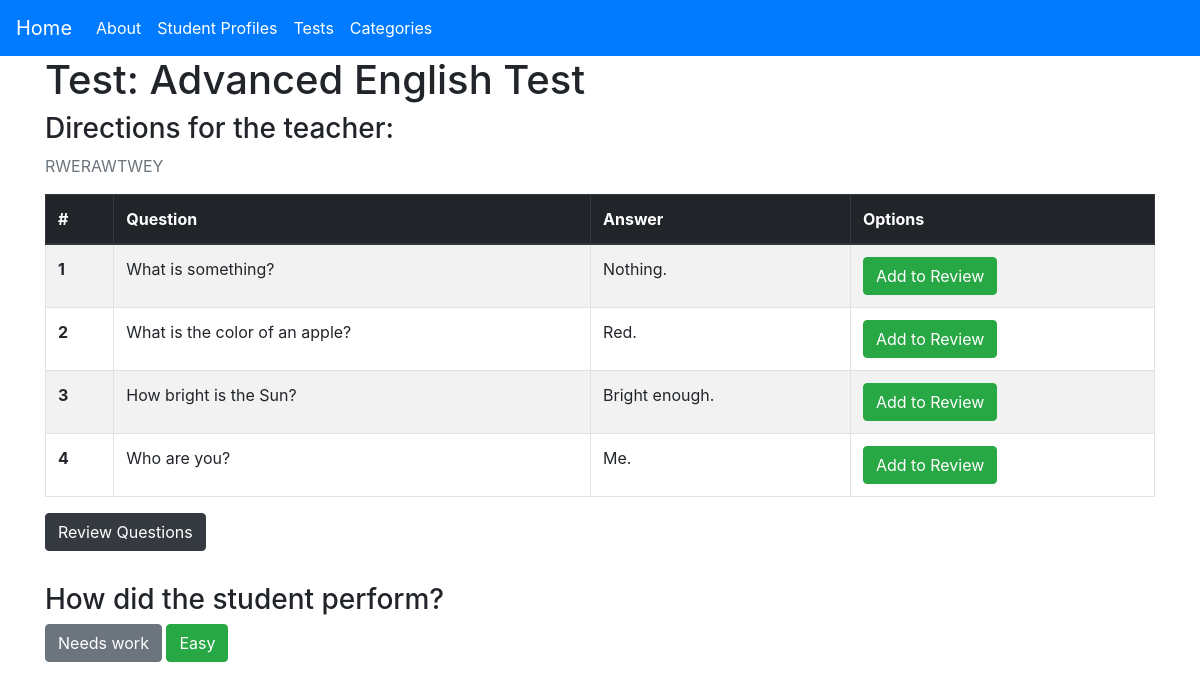
/tests/take/27/profile/13, run on the app's committed database.
### main/models.py (models this page shows, shortened)
class Test(models.Model):
    test_name = models.CharField(max_length=100)
    test_directions = models.TextField(null=True)
    test_status_new = models.ManyToManyField('StudentProfile', related_name='test_status_new')
    test_status_good = models.ManyToManyField('StudentProfile', related_name='test_status_good')
    test_status_repeat = models.ManyToManyField('StudentProfile', related_name='test_status_repeat')
    test_repeat_due = models.IntegerField(default=6)
    test_status_due = models.ManyToManyField('StudentProfile', related_name='test_status_due')
    test_order = models.IntegerField(default=0)
    supporting_material = models.CharField(max_length=500, null=True)
    category = models.ForeignKey(Category, on_delete=models.CASCADE, null=True, related_name='category', blank=True)

class Question(models.Model):
    test = models.ForeignKey(Test, on_delete=models.CASCADE)
    question = models.CharField(max_length=200)
    answer = models.CharField(max_length=200)
    review_question = models.BooleanField(default=False)

### main/views.py (the view)
# urls.py: path('tests/take/<int:test_id>/profile/<int:profile_id>', views.take_test, name='take-test'),
def take_test(request, test_id, profile_id):
    test = Test.objects.filter(pk=test_id).first()
    questions = Question.objects.filter(test=test).order_by('id')
    for question in Question.objects.all():
        if question.review_question == True:
            review_questions_bool = True
            break
        else:
            review_questions_bool = False
    profile = StudentProfile.objects.filter(pk=profile_id).first()
    context = {
        'title': str(test.test_name) + ' - Test',
        'test': test,
        'questions': questions,
        'profile': profile,
        'review_questions_bool': review_questions_bool,
    }
    return render(request, 'main/take_test.html', context=context)

### main/templates/main/take_test.html (shortened to what this page needs)
{% extends 'main/base.html' %}
{% block content %}
<h1>Test: {{ test.test_name }}</h1>
<h3>Directions for the teacher:</h3>
<p class="test-directions text-muted">
    {{ test.test_directions }}
</p>
<table class="table table-bordered table-striped">
    <thead class="thead-dark">
        <tr>
            <th scope="col">#</th>
            <th scope="col">Question</th>
            <th scope="col">Answer</th>
            <th scope="col">Options</th>
        </tr>
    </thead>
    <tbody>
        {% for question in questions %}
            <tr>
                <th scope="row">{{forloop.counter}}</th>
                <td>{{question.question}}</td>
                <td>{{question.answer}}</td>
                <td>
                    <a href="{% url 'add-to-review' test_id=test.id profile_id=profile.id question_id=question.id %}">
                        <button class="btn btn-success">Add to Review</button>
                    </a>
                </td>
            </tr>
        {% endfor %}
    </tbody>
</table>
<div class="mb-4">
    <button class="btn btn-dark mb-2" type="button" data-toggle="collapse" data-target="#collapseExample" aria-expanded="false" aria-controls="collapseExample">
        Review Questions
    </button>
</div>
<div>
    <h3>How did the student perform?</h3>
    <a href="{% url 'test-score-needs-work' test_id=test.id profile_id=profile.id %}">
        <button class="btn btn-secondary">
            Needs work
        </button>
    </a>
    <a href="{% url 'test-score-good' test_id=test.id profile_id=profile.id %}">
        <button class="btn btn-success">
            Easy
        </button>
    </a>
</div>
{% endblock content %}

### data on the page
Test: test_name "Advanced English Test", test_directions "RWERAWTWEY"
Question: question "What is something?", answer "Nothing."
Question: question "What is the color of an apple?", answer "Red."
Question: question "How bright is the Sun?", answer "Bright enough."
Question: question "Who are you?", answer "Me."
